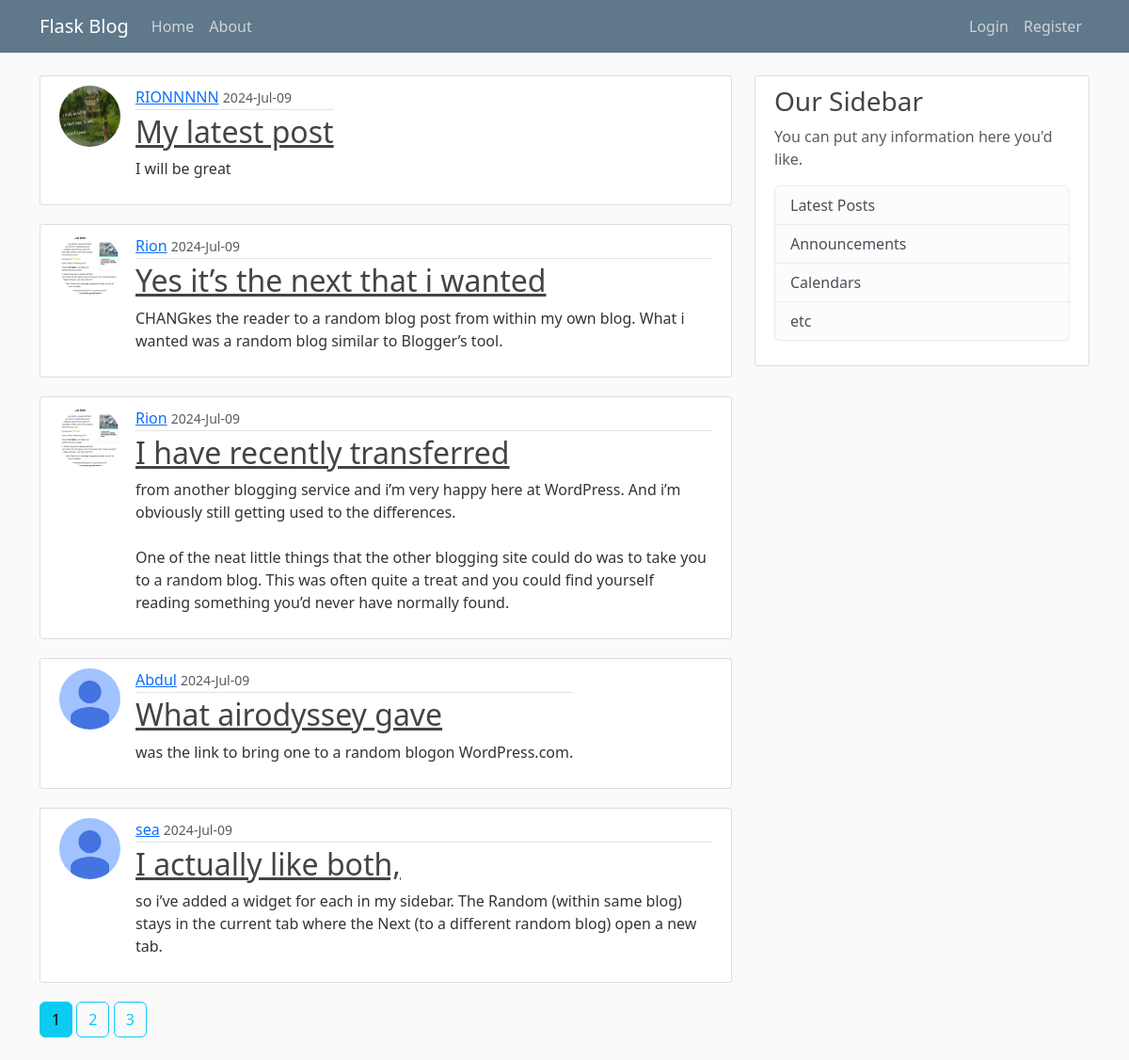
The page /home on the database its author committed.
### flaskblog/models.py (models this page shows, shortened)
class Post(db.Model):
    id = db.Column(db.Integer, primary_key = True)
    title = db.Column(db.String(40), nullable = False)
    date_posted = db.Column(db.DateTime, nullable = False, default = datetime.utcnow)
    content = db.Column(db.Text, nullable = False)
    user_id = db.Column(db.Integer, db.ForeignKey('user.id'), nullable=False)
    comments = db.relationship('Comment', backref='origin_post', lazy=True)

class User(db.Model, UserMixin):
    id = db.Column(db.Integer, primary_key = True)
    username = db.Column(db.String(20), unique = True, nullable = False)
    email = db.Column(db.String(50), unique = True, nullable = False)
    image_file = db.Column(db.String(20), nullable = False, default = 'default.jpg')
    password = db.Column(db.String(30), nullable = False)
    posts = db.relationship('Post', backref='author', lazy=True)
    comments = db.relationship('Comment', backref='author', lazy=True)

### flaskblog/main/urls.py (the view)
@main.route("/")
@main.route("/home")
def home():
    page = request.args.get('page', 1, type=int)
    posts = Post.query.order_by(Post.id.desc()).paginate(page=page, per_page=5)
    return render_template('home.html',posts=posts, title="Timeline")

### flaskblog/templates/home.html
{% extends "base.html" %}
{% block content %}
    {% for post in posts.items %}
        <article class="media content-section d-flex">
          <img src="{{ url_for('static', filename='images/' + post.author.image_file) }}" class="rounded-circle article-img" alt="Couldn't load image">
          <div class="media-body">
            <div class="article-metadata">
              <a class="mr-2" href="{{ url_for('users.user_posts', username=post.author.username) }}">{{ post.author.username }}</a>
              <small class="text-muted">{{ post.date_posted.strftime('%Y-%b-%d') }}</small>
            </div>
            <h2><a class="article-title" href="{{ url_for('posts.one_post', post_id=post.id) }}">{{ post.title }}</a></h2>
            <p class="article-content">{{ post.content }}</p>
          </div>
        </article>
    {% endfor %}
    {% for page_num in posts.iter_pages(left_edge=1, right_edge=1, left_current=1, right_current=1) %}
    {% if page_num %}
      {% if posts.page == page_num %}
        <a href="{{ url_for('main.home', page=page_num) }}" class="btn btn-info mb-4">{{ page_num }}</a>
      {% else  %}
        <a href="{{ url_for('main.home', page=page_num) }}" class="btn btn-outline-info mb-4">{{ page_num }}</a>
      {% endif  %}
    {% else  %}
        <span class="text-info">...</span>
    {% endif  %}
    {% endfor %}
{% endblock %}

### flaskblog/templates/base.html (shortened to what this page needs)
<!DOCTYPE html>
<html lang="en">
<head>
    <link href="https://cdn.jsdelivr.net/npm/bootstrap@5.3.3/dist/css/bootstrap.min.css" rel="stylesheet">
    <link rel="stylesheet" href="{{ url_for('static', filename='main.css')}}">
</head>
<body>
      <header class="site-header">
        <nav class="navbar navbar-expand-md navbar-dark bg-steel fixed-top">
          <div class="container">
            <a class="navbar-brand mr-4" href="/">Flask Blog</a>
            <div class="collapse navbar-collapse" id="navbarToggle">
              <div class="navbar-nav me-auto">
                <a class="nav-item nav-link" href="{{ url_for('main.home') }}">Home</a>
                <a class="nav-item nav-link" href="{{ url_for('main.about') }}">About</a>
              </div>
              <div class="navbar-nav ms-auto">
                {% if current_user.is_authenticated %}
                  <a class="nav-item nav-link" href="{{ url_for('posts.new_post') }}">Post</a>
                  <a class="nav-item nav-link" href="{{ url_for('users.account') }}">Account</a>
                  <a class="nav-item nav-link" href="{{ url_for('users.logout') }}">Logout</a>
                {% else %}
                  <a class="nav-item nav-link" href="{{ url_for('users.login') }}">Login</a>
                  <a class="nav-item nav-link" href="{{ url_for('users.register') }}">Register</a>
                {% endif %}
              </div>
            </div>
          </div>
        </nav>
      </header>
      <main role="main" class="container">
        <div class="row">
          <div class="col-md-8">
            {% block content %}{% endblock %}
          </div>
          <div class="col-md-4">
            <div class="content-section">
              <h3>Our Sidebar</h3>
              <p class='text-muted'>You can put any information here you'd like.
                <ul class="list-group">
                  <li class="list-group-item list-group-item-light">Latest Posts</li>
                  <li class="list-group-item list-group-item-light">Announcements</li>
                  <li class="list-group-item list-group-item-light">Calendars</li>
                  <li class="list-group-item list-group-item-light">etc</li>
                </ul>
              </p>
            </div>
          </div>
        </div>
      </main>
</body>
</html>

### flaskblog/static/main.css (style rules this page uses)
body { background: #fafafa; color: #333333; margin-top: 5rem; }
h1, h2, h3, h4, h5, h6 { color: #444444; }
.bg-steel { background-color: #5f788a; }
.site-header .navbar-nav .nav-link { color: #cbd5db; }
.content-section { background: #ffffff; padding: 10px 20px; border: 1px solid #dddddd; border-radius: 3px; margin-bottom: 20px; }
.article-title { color: #444444; }
.article-content { white-space: pre-line; }
.article-img { height: 65px; width: 65px; margin-right: 16px; }
.article-metadata { padding-bottom: 1px; margin-bottom: 4px; border-bottom: 1px solid #e3e3e3 }

### rows shown on the page
Post: image_file (picture), author.username "RIONNNNN", date_posted "2024-Jul-09", title "My latest post", content "I will be great"
Post: image_file (picture), author.username "Rion", date_posted "2024-Jul-09", title "Yes it’s the next that i wanted", content "CHANGkes the reader to a random blog post from within my own blog. What i wanted was a random blog similar to Blogger’s tool."
Post: image_file (picture), author.username "Rion", date_posted "2024-Jul-09", title "I have recently transferred", content "from another blogging service and i’m very happy here at WordPress. And i’m obviously still getting used to the differences. One of the neat little things that the other blogging site could do was to take you to a random blog. This was often quite a treat and you could find yourself reading something you’d never have normally found."
Post: image_file (placeholder picture), author.username "Abdul", date_posted "2024-Jul-09", title "What airodyssey gave", content "was the link to bring one to a random blogon WordPress.com."
Post: image_file (placeholder picture), author.username "sea", date_posted "2024-Jul-09", title "I actually like both,", content "so i’ve added a widget for each in my sidebar. The Random (within same blog) stays in the current tab where the Next (to a different random blog) open a new tab."

### other values the page prints
{{ page_num }} "1"
{{ page_num }} "2" "3"
